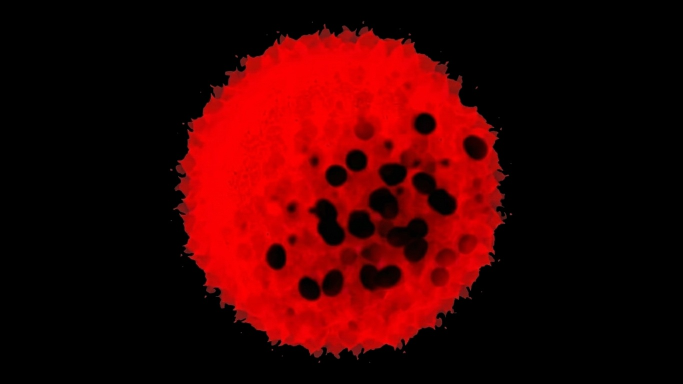
#> input picture assets/red_blood_cell.jpg, 1365 x 768 px (shown at 1/2 size)
$ jupyter execute --allow-errors examples.ipynb
#> lines starting #> are read from the running program, lines starting #| are printed output that depends on the picture
### src/elements.py
import numpy as np
import re
from .matrix_formation import *
from .utilities import *

class ThickLens:
    def __init__(self, R1, R2, d, n):
        '''
        R1 : float - Radius of curvature of the first surface (positive if center to the right)
        R2 : float - Radius of curvature of the second surface (positive if center to the right)
        d : float - Thickness of the lens
        n : float - Refractive index of the lens material for lambda = 550 nm
        '''
        self.R1 = R1
        self.R2 = R2
        self.d = d
        self.n = n
    def matrix(self):           # Calculate the transfer matrix for a thick lens using the provided parameters
        return thick_lens_transfer_matrix(self.R1, self.R2, self.d, self.n)
    def focal_length(self):     # Calculate the focal length of the thick lens using the transfer matrix
        return 1 / (-self.matrix()[1,0])

class ThinLens:
    def __init__(self, f):
        '''
        f : float - Focal length of the lens
        '''
        self.f = f
    def matrix(self):       # Calculate the transfer matrix for a thin lens using the provided focal length
        return thin_lens_transfer_matrix(self.f)

class Mirror:
    def __init__(self, R):
        '''
        R : float - Radius of curvature (positive if center to the right)
        '''
        self.R = R
    def matrix(self):       # Calculate the reflection matrix for a spherical mirror using the provided radius of curvature
        return reflection_matrix(self.R)

class Doublet:
    # [17 lines left out: function __init__, not called in this run]
    def matrix(self):        # Calculate the transfer matrix for the doublet using the provided parameters
        return doublet_matrix(1, self.n1, self.n2, self.R1, self.R2, self.R3, self.d1, self.d2)
    def focal_length(self):  # Calculate the focal length of the doublet using the transfer matrix
        return 1 / (-self.matrix()[1,0])

class Triplet:
    # [23 lines left out: function __init__, not called in this run]
    def matrix(self):       # Calculate the transfer matrix for the triplet using the provided parameters
        return triplet_matrix(self.R1, self.R2, self.R3, self.R4, self.d1, self.d2, self.d3, self.n1, self.n2, self.n3)
    def focal_length(self): # Calculate the focal length of the triplet using the transfer matrix
        return 1 / (-self.matrix()[1,0])

class FreeSpace:
    def __init__(self, d, n=1):
        '''
        d : float - Distance of free space
        '''
        self.d = d
        self.n = n
    def matrix(self):       # Calculate the transfer matrix for free space using the provided distance and refractive index
        return translation_matrix(self.d, self.n)

class Eye:
    # [7 lines left out: function __init__, not called in this run]
    def matrix(self):       # Calculate the transfer matrix for the eye using the provided focal length and refractive index
        return thin_lens_transfer_matrix(self.f_eye)

class Object:
    # [9 lines left out: function __init__, not called in this run]

class Sensor:
    def __init__(self, sensor_preset=None, pixel_size=None, resolution=None):
        '''
        sensor_preset : str - Standard sensor preset option
        pixel_size : float - Size of each pixel in the sensor (in mm)
        resolution : tuple - Resolution of the sensor as (width, height) in pixels
        '''

        if sensor_preset is not None:
            preset = sensor_preset
            if preset == 'Microscopy_SCMOS': # Andor Zyla 4.2
                self.pixel_size = 0.0065
                self.resolution = (2048, 2048)
            elif preset == 'Microscopy_EMCCD': # Andor iXon Ultra 897
                self.pixel_size = 0.013
                self.resolution = (512, 512)
            elif preset == 'Microscopy_CCD': # Andor iKon-M 934
                self.pixel_size = 0.013
                self.resolution = (1024, 1024)
            elif preset == 'Astro_CCD': # Kodak KAF-8300
                self.pixel_size = 0.0054
                self.resolution = (3326, 2504)
            elif preset == 'Astro_CMOS': # Sony IMX455
                self.pixel_size = 0.00376
                self.resolution = (9568, 6380)
            elif preset.startswith('Ideal_square_') and preset.endswith('um'):
                match = re.fullmatch(r'Ideal_square_(\d+(?:\.\d+)?)um', preset)
                if match:
                    self.pixel_size = float(match.group(1)) * 0.001
                    self.resolution = (1000, 1000)
            elif preset.startswith('Ideal_hd_') and preset.endswith('um'):
                match = re.fullmatch(r'Ideal_hd_(\d+(?:\.\d+)?)um', preset)
                if match:
                    self.pixel_size = float(match.group(1)) * 0.001
                    self.resolution = (1920, 1080)
        else:
            self.pixel_size = pixel_size
            self.resolution = resolution

### src/utilities.py
import numpy as np
from numpy.ma import sqrt
from skimage.filters import laplace
from src.refractive_idxs import *
from src.matrix_formation import *


# [241 lines left out: functions image_to_rays_0_angle, image_infinity_to_rays, object_rays, rays_to_image, rays_to_image_infinity, pad_to_shape, not called in this run]

def update_elements_color(system, element, material=None):
    type = element.__class__.__name__
    if type == 'ThickLens':
                nR = refractive_index(0.6563, material[0])  # Refractive index for red light (656.3 nm)
                nG = refractive_index(0.5876, material[0])  # Refractive index for green light (587.6 nm)
                nB = refractive_index(0.4861, material[0])  # Refractive index for blue light (486.1 nm)
                element_MR = thick_lens_transfer_matrix(element.R1, element.R2, element.d, nR)  # Transfer matrix for red light
                element_MG = thick_lens_transfer_matrix(element.R1, element.R2, element.d, nG)  # Transfer matrix for green light
                element_MB = thick_lens_transfer_matrix(element.R1, element.R2, element.d, nB)  # Transfer matrix for blue light
                system.MR = element_MR @ system.MR  # Update the system matrix for red light
                system.MG = element_MG @ system.MG  # Update the system matrix for green light
                system.MB = element_MB @ system.MB  # Update the system matrix for blue light
                system.MRGB = [system.MR, system.MG, system.MB]  # Update the list of system matrices for each color
    elif type == 'Mirror':
                system.MR = element.matrix() @ system.MR  # Update the system matrix for red light
                system.MG = element.matrix() @ system.MG  # Update the system matrix for green light
                system.MB = element.matrix() @ system.MB  # Update the system matrix for blue light
                system.MRGB = [system.MR, system.MG, system.MB]  # Update the list of system matrices for each color
    elif type == 'Doublet':
                nR1 = refractive_index(0.6563, material[0])  # Refractive index for red light (656.3 nm) for the first lens
                nR2 = refractive_index(0.6563, material[1])  # Refractive index for red light (656.3 nm) for the second lens
                nG1 = refractive_index(0.5876, material[0])  # Refractive index for green light (587.6 nm) for the first lens
                nG2 = refractive_index(0.5876, material[1])  # Refractive index for green light (587.6 nm) for the second lens
                nB1 = refractive_index(0.4861, material[0])  # Refractive index for blue light (486.1 nm) for the first lens
                nB2 = refractive_index(0.4861, material[1])  # Refractive index for blue light (486.1 nm) for the second lens
                element_MR = doublet_matrix(1, nR1, nR2, element.R1, element.R2, element.R3, element.d1, element.d2)  # Transfer matrix for red light
                element_MG = doublet_matrix(1, nG1, nG2, element.R1, element.R2, element.R3, element.d1, element.d2)  # Transfer matrix for green light
                element_MB = doublet_matrix(1, nB1, nB2, element.R1, element.R2, element.R3, element.d1, element.d2)  # Transfer matrix for blue light
                system.MR = element_MR @ system.MR  # Update the system matrix for red light
                system.MG = element_MG @ system.MG  # Update the system matrix for green light
                system.MB = element_MB @ system.MB  # Update the system matrix for blue light
                system.MRGB = [system.MR, system.MG, system.MB]  # Update the list of system matrices for each color
    elif type == 'FreeSpace':
                system.MR = element.matrix() @ system.MR  # Update the system matrix for red light
                system.MG = element.matrix() @ system.MG  # Update the system matrix for green light
                system.MB = element.matrix() @ system.MB  # Update the system matrix for blue light
                system.MRGB = [system.MR, system.MG, system.MB]  # Update the list of system matrices for each color
    elif type == 'Triplet':
                nR1 = refractive_index(0.6563, material[0])  # Refractive index for red light (656.3 nm) for the first lens
                nR2 = refractive_index(0.6563, material[1])  # Refractive index for red light (656.3 nm) for the second lens
                nR3 = refractive_index(0.6563, material[2])  # Refractive index for red light (656.3 nm) for the third lens
                nG1 = refractive_index(0.5876, material[0])  # Refractive index for green light (587.6 nm) for the first lens
                nG2 = refractive_index(0.5876, material[1])  # Refractive index for green light (587.6 nm) for the second lens
                nG3 = refractive_index(0.5876, material[2])  # Refractive index for green light (587.6 nm) for the third lens
                nB1 = refractive_index(0.4861, material[0])  # Refractive index for blue light (486.1 nm) for the first lens
                nB2 = refractive_index(0.4861, material[1])  # Refractive index for blue light (486.1 nm) for the second lens
                nB3 = refractive_index(0.4861, material[2])  # Refractive index for blue light (486.1 nm) for the third lens
                element_MR = triplet_matrix(1, nR1, nR2, nR3, element.R1, element.R2, element.R3, element.R4, element.R5, element.d1, element.d2, element.d3)  # Transfer matrix for red light
                element_MG = triplet_matrix(1, nG1, nG2, nG3, element.R1, element.R2, element.R3, element.R4, element.R5, element.d1, element.d2, element.d3)  # Transfer matrix for green light
                element_MB = triplet_matrix(1, nB1, nB2, nB3, element.R1, element.R2, element.R3, element.R4, element.R5, element.d1, element.d2, element.d3)  # Transfer matrix for blue light
                system.MR = element_MR @ system.MR  # Update the system matrix for red light
                system.MG = element_MG @ system.MG  # Update the system matrix for green light
                system.MB = element_MB @ system.MB  # Update the system matrix for blue light
                system.MRGB = [system.MR, system.MG, system.MB]  # Update the list of system matrices for each color
    elif type == 'ThinLens':
                system.MR = element.matrix() @ system.MR  # Update the system matrix for red light
                system.MG = element.matrix() @ system.MG  # Update the system matrix for green light
                system.MB = element.matrix() @ system.MB  # Update the system matrix for blue light
                system.MRGB = [system.MR, system.MG, system.MB]  # Update the list of system matrices for each color
    else:
                raise ValueError("Element type not recognized")
    return

# [69 lines left out: functions focal_distances, stripe_edges, obj_to_sensor_px, measured_size_px, object_box_to_sensor, sharpness, not called in this run]

### src/systems.py
import numpy as np
from scipy.interpolate import griddata
from src.utilities import *
from src.refractive_idxs import *
from src.matrix_formation import *
from src.elements import *
from scipy.ndimage import distance_transform_edt

# [35 lines left out: function _interpolate_sparse_channel, not called in this run]

class OpticalSystem:
    def __init__(self, color=False):
        self.color = color
        if self.color:  # If the system is set to handle color, initialize wavelength-dependent properties here
            # Initialize separate system matrices for red, green, and blue light to account for chromatic effects
            self.MR = np.eye(2)
            self.MG = np.eye(2)
            self.MB = np.eye(2)
            self.MRGB = [self.MR, self.MG, self.MB]  # List to hold the system matrices for each color
            self.sensor = None
        else:
            self.M = np.eye(2)  # Initialize the system matrix for monochromatic light
            self.sensor = None

    def add_element(self, element, material=['NBK7']):
        if self.color:  # If the system is set to handle color, implement wavelength-dependent behavior here
            if isinstance(element, Sensor):  # If the element is a thick lens, update the system matrices for each color based on the lens material
                self.sensor = element
            else:
                update_elements_color(self, element, material)  # Update the system matrices for each color based on the new element and its material
        else:
            if isinstance(element, Sensor):  # If the element is a sensor, store it for later use
                self.sensor = element
            else:
                self.M = element.matrix() @ self.M

    # [187 lines left out: functions focal_length, magnification, single_ray_transfer, image, image_object, image_infinity and 2 more, not called in this run]

class GalileanTelescope(OpticalSystem):
    def __init__(self, f1=100, f2=-20, lens1=None, lens2=None, magnification=None, color=False, material1=['NBK7'], material2=['NBK7']):
        super().__init__(color=color)  # Call the constructor of the parent class to initialize the color property and system matrices
        if lens1 is not None and lens2 is not None:  # If specific lens objects are provided, use them to build the system
            self.add_element(lens1, material=material1)
            L = lens1.focal_length() + lens2.focal_length()
            L_propagation = FreeSpace(L)
            self.add_element(L_propagation)
            self.add_element(lens2, material=material2)
        else:
            if magnification is None:  # If a magnification value is provided, calculate the focal lengths based on the magnification
                self.f1 = f1
                self.f2 = f2
                self.L = f1 + f2
                self.add_element(ThinLens(f1), material=material1)
                self.add_element(FreeSpace(self.L))
                self.add_element(ThinLens(f2), material=material2)
            else:  # If a magnification value is provided, calculate the focal lengths based on the magnification
                self.f1 = 100
                self.f2 = -self.f1 / magnification
                self.L = self.f1 + self.f2
                self.add_element(ThinLens(self.f1), material=material1)
                self.add_element(FreeSpace(self.L))
                self.add_element(ThinLens(self.f2), material=material2)

class KeplerianTelescope(OpticalSystem):
    # [23 lines left out: function __init__, not called in this run]

class BrightFieldMicroscope(OpticalSystem):
    # [30 lines left out: functions __init__, thin_lens_system, not called in this run]

### notebooks/examples.ipynb
##Usage examples

Imports

[cell 1]
import sys
sys.path.append('..')

import numpy as np
from PIL import Image
from src.elements import *
from src.systems import *
from src.utilities import *

###Simple telescope

[cell 2]
f1 = 500
f2 = -50

#> (the rest of this cell did not finish here and is left out)

###Thick lens telescope

[cell 3]
TLT_lens1 = ThickLens(300, -300, 10, 1.5168)
TLT_lens2 = ThickLens(-40, 40, 3, 1.5168)

#> (the rest of this cell did not finish here and is left out)

###Doublet telescope

#> (a cell that did not finish here is left out)

###Newtonian telescope

[cell 5]
NT_mirror = Mirror(1000)
NT_free_space1 = FreeSpace(1000)
#Secondary mirror (identity matrix)
NT_free_space2 = FreeSpace(200)
NT_eyepiece = ThinLens(25)
#NT_eyepiece = ThickLens(26.5, -26.5, 4.0, 1.5168)

Newtonian_telescope = OpticalSystem(color=True)
#> (the rest of this cell did not finish here and is left out)

###Simple microscope

[cell 6]
SM_lens = ThinLens(25)
SM_camera = Sensor(sensor_preset='Microscopy_SCMOS')

Simple_microscope = OpticalSystem(color=False)
#> (the rest of this cell did not finish here and is left out)

###Thick lens microscope

[cell 7]
TLM_lens = ThickLens(4, -4, 2, 1.5168)
TLM_camera = Sensor(sensor_preset='Microscopy_CCD')

Thick_lens_microscope = OpticalSystem(color=True)
#> (the rest of this cell did not finish here and is left out)

###Microscope objective

#> (a cell that did not finish here is left out)

##US 3,982,821

#> (a cell that did not finish here is left out)

[cell 10]
import os
import numpy as np
from PIL import Image
from matplotlib.colors import Normalize

import matplotlib.pyplot as plt

# List of image files produced by the earlier cells
image_files = [
    "../assets/red_blood_cell.jpg",
    "../results/example_results/Red_Blood_Cell_SimpleMicroscope.jpg",
    "../results/example_results/Red_Blood_Cell_ThickLensMicroscope.jpg",
    "../results/example_results/Red_Blood_Cell_MicroscopeObjective.jpg",
]

for path in image_files:
    if not os.path.exists(path):
        print(f"Skipping missing file: {path}")
        continue

    # Load image
    img = Image.open(path).convert("L")
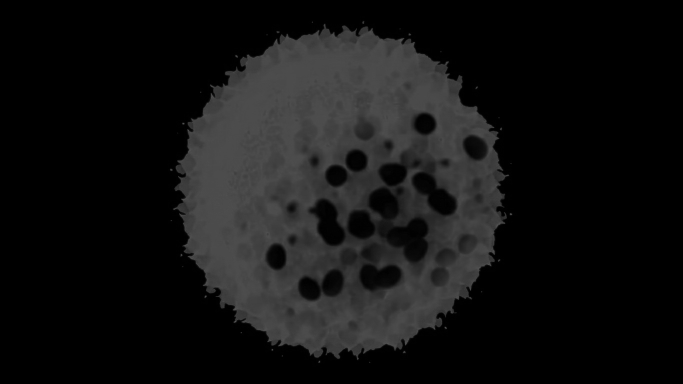
#> img: PIL image 1365x768 L (shown at 1/2 size); min 0, max 99, mean 18
    img_array = np.array(img)

    # Compute 2D FFT and shift it to center
    fft_img = np.fft.fft2(img_array)
    fft_shifted = np.fft.fftshift(fft_img)

    # Create a circular mask to remove low frequencies
    rows, cols = img_array.shape
    crow, ccol = rows // 2, cols // 2
    radius = min(rows, cols) // 100

    y, x = np.ogrid[:rows, :cols]
    mask = (x - ccol) ** 2 + (y - crow) ** 2 <= radius**2

    masked_fft = fft_shifted.copy()
    masked_fft[mask] = 0

    # Use log scale for better visualization
    fft_mag = np.log(1 + np.abs(masked_fft))
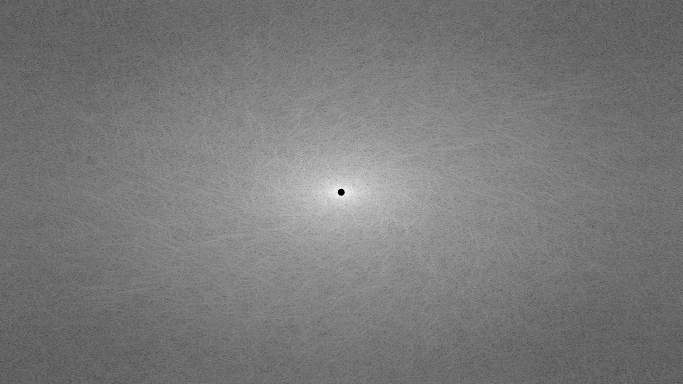
#> fft_mag: shape (768, 1365) float64 (shown at 1/2 size); min 0, max 13.77, mean 6.57; drawn with min black and max white

    # Display original image and Fourier transform side by side
    fig, axes = plt.subplots(1, 2, figsize=(12, 6))
    axes[0].imshow(img_array, cmap="gray")
    axes[0].set_title("Original Image")
    axes[0].axis("off")
    norm = Normalize(vmin=fft_mag.min(), vmax=fft_mag.max())
    sm = plt.cm.ScalarMappable(norm=norm, cmap="gray")
    sm.set_array([])
    fig.colorbar(sm, ax=axes[1], fraction=0.046, pad=0.04, label="Intensity")
    axes[1].imshow(fft_mag, cmap="gray")
    axes[1].set_title("FFT (Low Frequencies Removed)")
    axes[1].axis("off")

    plt.tight_layout()
    # Reconstruct image by inverse FFT of the masked spectrum
    ifft_shifted = np.fft.ifftshift(masked_fft)
    img_recon = np.fft.ifft2(ifft_shifted)
    img_recon = np.abs(img_recon)
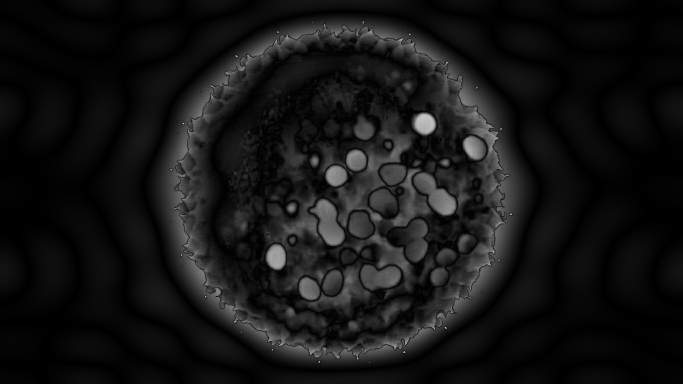
#> img_recon: shape (768, 1365) float64 (shown at 1/2 size); min 6.22e-10, max 79.34, mean 6.4; drawn with min black and max white

    # Normalize to 0-255 and convert to uint8
    img_recon -= img_recon.min()
    img_recon = img_recon / (img_recon.max() + 1e-12) * 255
    img_recon = img_recon.astype(np.uint8)

    # Display reconstructed image
    fig2, ax2 = plt.subplots(figsize=(6, 6))
    ax2.imshow(img_recon, cmap="gray")
    ax2.set_title("Reconstructed Image (Low Freq Removed)")
    ax2.axis("off")
    plt.tight_layout()
    plt.show()
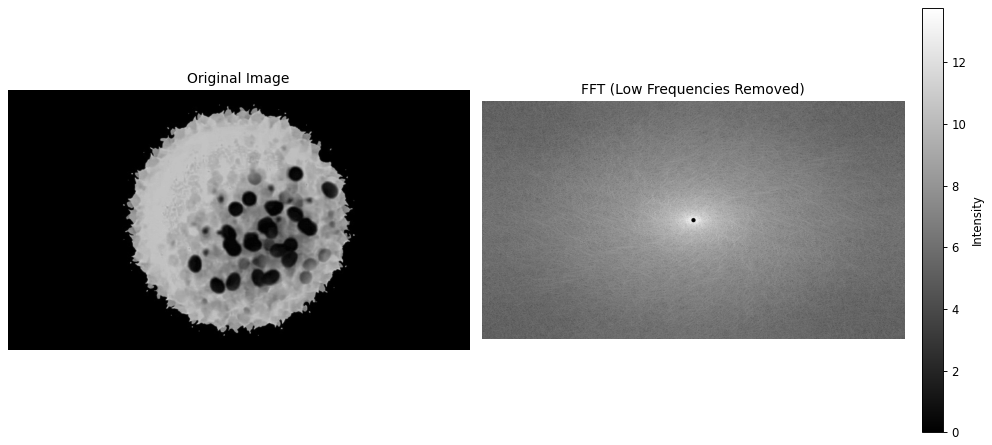
#> figure drawn by matplotlib, 3 panels
